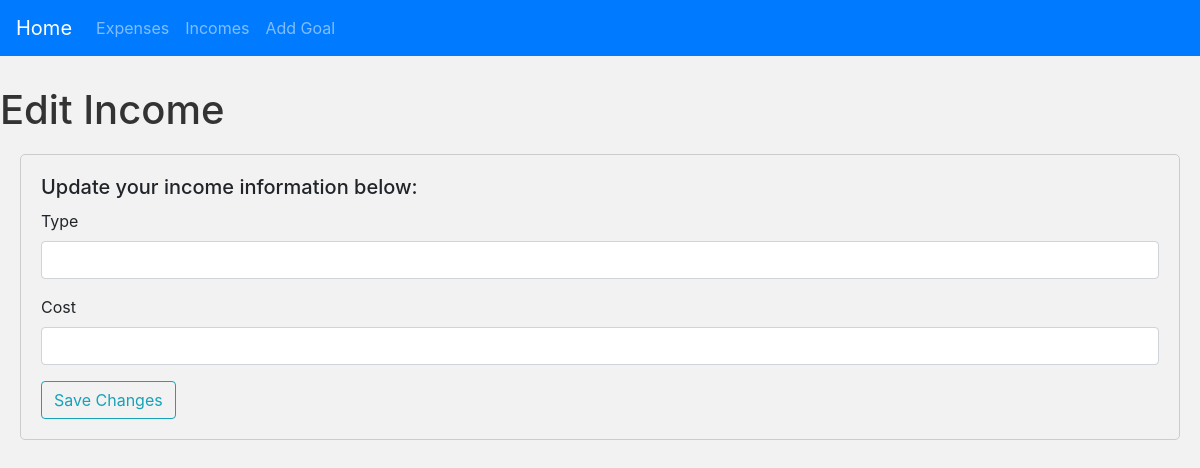
Before: /incomes/edit_income/2 with the older database file.
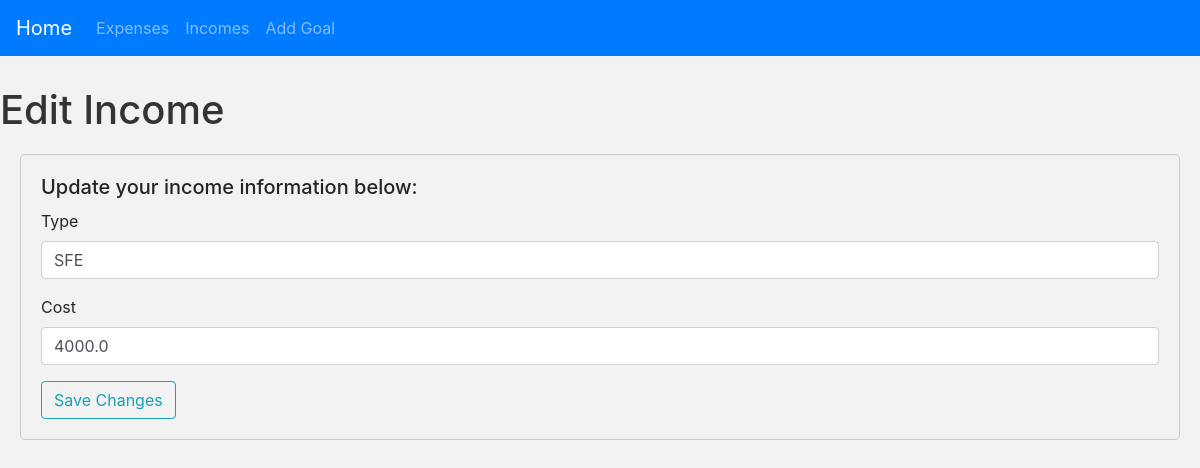
After: the same page with the newer database file.
### app/models.py (models this page shows)
class Incomes(db.Model):
    Income_id = db.Column(db.Integer, primary_key=True)
    type = db.Column(db.String(500))
    cost = db.Column(db.Float)
    date = db.Column(db.Date)

### app/views.py (the view)
@app.route('/incomes/edit_income/<int:income_id>', methods=['GET', 'POST'])
def edit_income(income_id):
    income = Incomes.query.get(income_id)
    form = IncomesForm(obj=income)
    if request.method == 'POST' and form.validate():
        form.populate_obj(income)
        db.session.commit()
        return redirect(url_for('incomes'))
    return render_template('edit_income.html',
                           form=form,
                           income=income)

### app/forms.py
class IncomesForm(FlaskForm):
    type = StringField('Type', validators=[DataRequired()])
    cost = FloatField('Cost', validators=[DataRequired()])

### app/templates/edit_income.html (shortened to what this page needs)
{% extends "incomes.html" %}
{% block content %}
<h1>Edit Income</h1>
<div class="form-container">
    <h5>Update your income information below:</h5>
    <form method="POST" action="{{ income.id }}">
        <div class="form-group">
            {{ form.type.label(class="form-control-label") }}
            {{ form.type(class="form-control") }}
        </div>
        <div class="form-group">
            {{ form.cost.label(class="form-control-label") }}
            {{ form.cost(class="form-control") }}
        </div>
        <button type="submit" class="btn btn-outline-info">Save Changes</button>
</form>
</div>
{% endblock %}

Changed rows visible on the page:
added Incomes: type "SFE", cost "4000.0"
